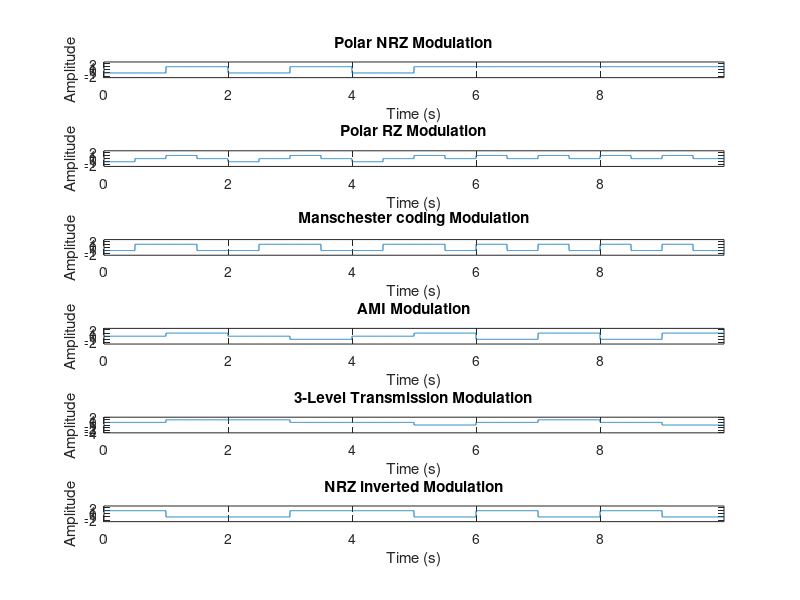

MATLAB code to generate this figure: (Note: this script raises an error after producing the figure.)
clear all;
clc;

seq = randi([0 1], 1, 10);

Rb = 1; % bit rate
Tb = 1/Rb; % bit duration
Fs = 500; % sampling frequency in Hz
f = 0:0.01:2*Rb; % frequency range
a = 1; % PSD amplitude

t = linspace(0, Tb*length(seq), length(seq)*Fs+1);
t = t(1:end-1); % remove the last point to make sure that t and y have
                % the same length

%----------------- polar NRZ ---------------%
for i = 1:length(seq)
    if seq(i) == 0
        y((i-1)*Fs+1:i*Fs) = -1;
    else
        y((i-1)*Fs+1:i*Fs) = 1;
    end
end

subplot(6, 1, 1);
plot(t, y);
axis([0 t(end) -2.5 2.5]);
xlabel('Time (s)');
ylabel('Amplitude');
title('Polar NRZ Modulation');
%----------------- polar NRZ ---------------%

%----------------- polar RZ ----------------%
for i = 1:length(seq)
  if seq(i) == 0
    y((i-1)*Fs+1:(i-0.5)*Fs) = -1;
    y((i-0.5)*Fs+1:i*Fs) = 0;
  else
    y((i-1)*Fs+1:(i-0.5)*Fs) = 1;
    y((i-0.5)*Fs+1:i*Fs) = 0;
  end
end

subplot(6, 1, 2);
plot(t, y);
axis([0 t(end) -2.5 2.5]);
xlabel('Time (s)');
ylabel('Amplitude');
title('Polar RZ Modulation');
%----------------- polar RZ ---------------%

%---------- Manschester coding ------------%
for i = 1:length(seq)
  if seq(i) == 1
    y((i-1)*Fs+1:(i-0.5)*Fs) = 1;
    y((i-0.5)*Fs+1:i*Fs) = -1;
  else
    y((i-1)*Fs+1:(i-0.5)*Fs) = -1;
    y((i-0.5)*Fs+1:i*Fs) = 1;
  end
end

subplot(6, 1, 3);
plot(t, y);
axis([0 t(end) -2.5 2.5]);
xlabel('Time (s)');
ylabel('Amplitude');
title('Manschester coding Modulation');
%--------- Manschester coding --------%

%----------------- AMI ---------------%
last_bit = 1; % will be used to check if the last 1-bit represented as 1 or -1
for i = 1:length(seq)
    if seq(i) == 0
        y((i-1)*Fs+1:i*Fs) = 0;
    else
        y((i-1)*Fs+1:i*Fs) = last_bit;
        last_bit = -1 * last_bit;
    end
end

subplot(6, 1, 4);
plot(t, y);
axis([0 t(end) -2.5 2.5]);
xlabel('Time (s)');
ylabel('Amplitude');
title('AMI Modulation');
%----------------- AMI ---------------%

%------- 3-level transmission --------%
last_bit = 0;
alter = [1 0 -1 0];
j = 1;
for i = 1:length(seq)
    if seq(i) == 0
        y((i-1)*Fs+1:i*Fs) = last_bit;
    else
         y((i-1)*Fs+1:i*Fs) = alter(j);
         last_bit = alter(j);
         j = j + 1;
         if j > length(alter)
             j = 1;
         end
    end
end

subplot(6, 1, 5);
plot(t, y);
axis([0 t(end) -4 2]);
xlabel('Time (s)');
ylabel('Amplitude');
title('3-Level Transmission Modulation');
%------- 3-level transmission --------%

%--------------- NRZ inverted --------------%
 last_bit = 1;
 i = 1;
 y((i-1)*Fs+1:i*Fs) = 1;
 
 for i = 2:length(seq)
    if seq(i) == 0
        y((i-1)*Fs+1:i*Fs) = last_bit;
    else
        y((i-1)*Fs+1:i*Fs) = -1 * last_bit;
        last_bit = -1 * last_bit;
    end
 end
 
subplot(6, 1, 6);
plot(t, y);
axis([0 t(end) -2.5 2.5]);
xlabel('Time (s)');
ylabel('Amplitude');
title('NRZ inverted Modulation');
%--------------- NRZ inverted --------------%

% Add super-title
seq_str = num2str(seq);
main_title = sprintf('Sequence: %s', seq_str);
sgtitle(main_title);

%----------------------------------
%           PSD plots
%----------------------------------
arg = f * Tb;
P_NRZ = (a^2) * Tb * sinc(arg) .* sinc(arg); 
P_RZ = (a^2 / 2) * ((sinc(arg/2)).* (sinc(arg/2)));
P_MAN = a^2 * Tb * (sinc(arg/2)).^2 .* (sin(pi*arg/2)).^2;
P_AMI = (a^2 / (2*Tb)) * (sinc(2 * pi * arg / Tb)).^2;
P_3LT = (a^2/Tb) * (0.5 * ((sin(pi*arg)./(pi*arg)).^2) + ...
    ((1./(pi*arg)).^2) .* ((sin(2*pi*arg)./2).^2));
P_RZ_inv = ((a^2 * Tb) / 2) * (sinc(f * Tb)).^2 .* (1 + cos(pi * f * Tb));
    
figure(2)
hold on

plot(f,P_NRZ,'r', 'LineWidth', 1.5)
plot(f,P_RZ,'g', 'LineWidth', 1.5)
plot(f,P_MAN,'b', 'LineWidth', 1.5)
plot(f,P_AMI,'k', 'LineWidth', 1.5)
plot(f, P_3LT, 'm', 'LineWidth', 1.5)
plot(f, P_RZ_inv, 'c', 'LineWidth', 1.5)

grid on
box on
xlabel('Frequency')
ylabel('Power Spectral Density')
title('PSD for the Line Codes')
legend('PSD for Polar NRZ Signal','PSD for polar RZ Signal',...
    'PSD for Manchester Signal', 'PSD for AMI',...
    'PSD for 3-level transmission', 'PSD for NRZ inverted');
